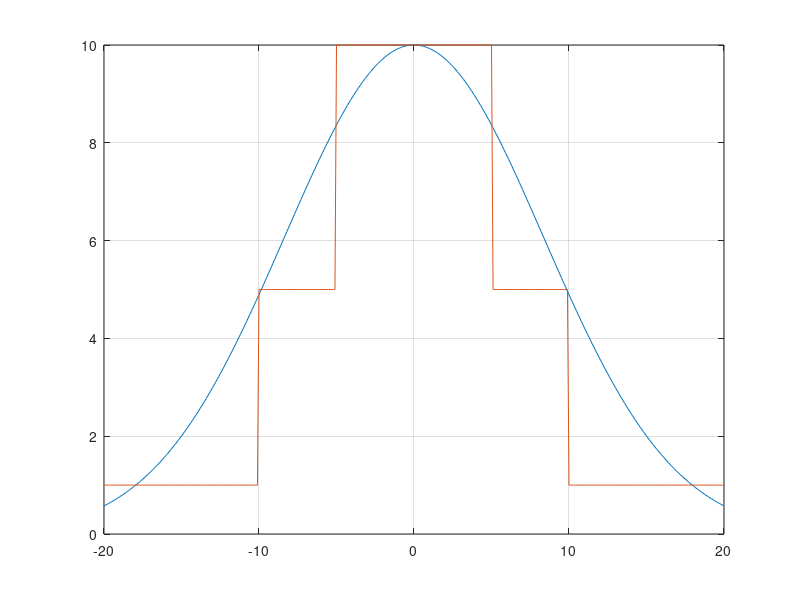

The MATLAB script that drew this image:
x = -20:0.1:20;
[X,Y,Z] = meshgrid(x,x,x);

myu = [0;0;0];

delta = [200,0,0;0,200,0;0,0,100];

A = zeros(size(X));

B = zeros(length(x));
B2 = ones(length(x),1);
B2((x>=-10)) = 5;
B2((x>=-5)) = 10;
B2((x>5)) = 5;
B2((x>=10)) = 1;


for i = 1:length(X)
    B(i) = 1/sqrt(2*pi*70)*exp(-x(i)^2/2/70);
end
B = B/max(B)*10;
figure(1)
plot(x,B)
hold on
grid on
plot(x,B2)

hold off

% [X2,Y2] = meshgrid(x,x);
% C = zeros(size(X2));
% delta2 = [100,0;0,100];
% myu2 = [0;0];
% 
% for i=1:length(X)
%     for j = 1:length(X)
%         tmp =[x(i);x(j)];
%         C(j,i) = 1/sqrt(2*pi)^(2/2)/sqrt(det(delta2))*exp(-1/2*(tmp-myu2)'*delta2^(-1)*(tmp-myu2));
%     end
% end
% figure(2)
% surf(X2,Y2,C)
% shading interp
% xlabel('x (mm)');
% ylabel('y (mm)');
% for i = 1:length(X)
%     for j = 1:length(X)
%         for k = 1:length(X)
%             tmp = [x(i);x(j);x(k)];
%             A(j,i,k) = 1/sqrt(2*pi)^(4/2)/sqrt(det(delta))*exp(-1/2*(tmp-myu)'*delta^(-1)*(tmp-myu));
%         end
%     end
% end
% 
% figure(3)
% xslice =0;
% yslice =[];
% zslice = 0;
% slice(X,Y,Z,A,xslice,yslice,zslice)
% xlabel('x (mm)');
% ylabel('y (mm)');
% zlabel('z (mm)');
% shading interp
